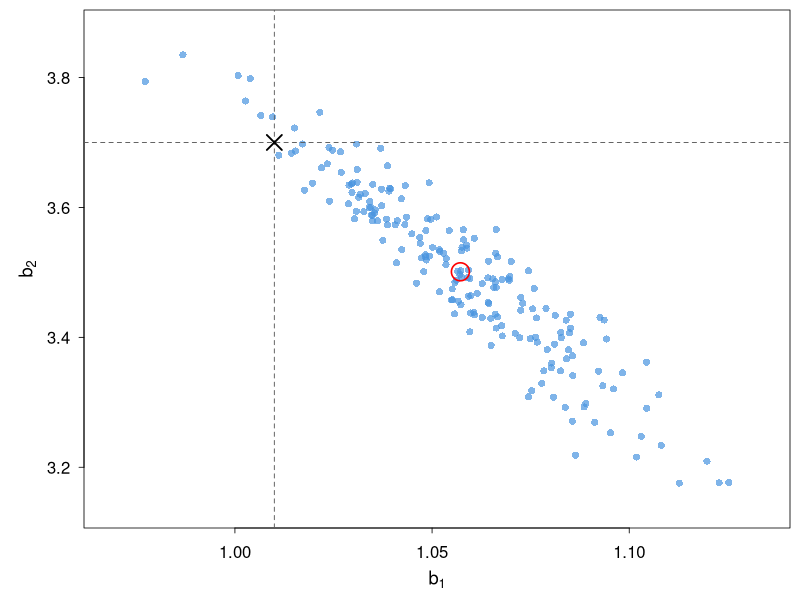
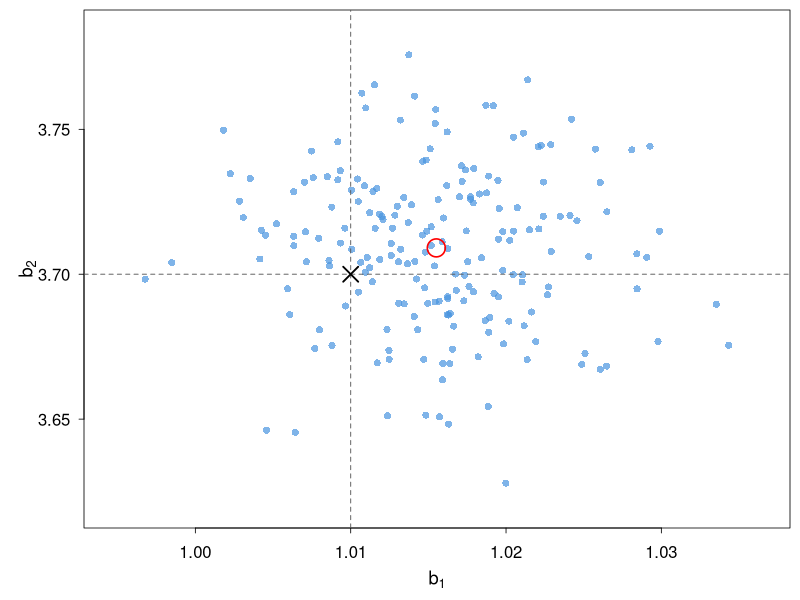

Here is the R script that generated these plots, in order:
# scripts/fig04_plot_unconditional_mle.R
#
# Plot Figure 4.
#
# This script generates the two scatter-plot panels showing naive
# unconditional MLEs computed from 200 trajectories of the complete-graph
# simplicial SIS model process conditioned to survive up to T = 1000.
#
# Output:
#   figures/unconditional_mle_1000.pdf
#   figures/unconditional_mle_marked_1000.pdf
#
# Required input:
#   data/comparison_estimators_1000.csv
#   data/comparison_estimators_marked_1000.csv
#
# The first input file contains unconditional MLEs. 
# The second contains unconditional MLEs computed with observed birth marks.
#
# Both files must contain columns b1_unc and b2_unc,
# in the scaled coordinates b1 = N beta1 and b2 = N^2 beta2.
#
# TODO: add the script that generates these two input files.
# 

par_true <- c(b1 = 1.01, b2 = 3.70, mu = 1.0)

df_unmarked <- read.csv("data/comparison_estimators_1000.csv")
df_marked   <- read.csv("data/comparison_estimators_marked_1000.csv")

col_est      <- "#4994df"
col_est_fill <- adjustcolor(col_est, alpha.f = 0.70)
col_mean     <- "red"

pdf_family    <- "Times"
pdf_pointsize <- 12

axis_cex <- 1.00
lab_cex  <- 1.10
axis_lwd <- 0.8

pt_cex    <- 0.95
truth_cex <- 2.0
mean_cex  <- 2.4


compute_limits <- function(df, truth, pad_frac = 0.06) {
  x_rng <- range(c(truth["b1"], df$b1_unc), finite = TRUE)
  y_rng <- range(c(truth["b2"], df$b2_unc), finite = TRUE)

  x_pad <- pad_frac * diff(x_rng)
  y_pad <- pad_frac * diff(y_rng)

  if (x_pad == 0) x_pad <- 0.05
  if (y_pad == 0) y_pad <- 0.05

  list(
    xlim = c(x_rng[1] - x_pad, x_rng[2] + x_pad),
    ylim = c(y_rng[1] - y_pad, y_rng[2] + y_pad)
  )
}


plot_unconditional_cloud <- function(df, outfile, xlim, ylim) {
  mean_est <- c(
    b1 = mean(df$b1_unc, na.rm = TRUE),
    b2 = mean(df$b2_unc, na.rm = TRUE)
  )

  pdf(
    outfile,
    width = 3.8,
    height = 3.3,
    family = pdf_family,
    pointsize = pdf_pointsize,
    useDingbats = FALSE
  )

  par(
    mar = c(3.6, 4.2, 0.5, 0.5),
    mgp = c(2.2, 0.7, 0),
    tcl = -0.25,
    las = 1
  )

  plot(
    df$b1_unc,
    df$b2_unc,
    xlim = xlim,
    ylim = ylim,
    xlab = expression(b[1]),
    ylab = expression(b[2]),
    pch = 16,
    cex = pt_cex,
    col = col_est_fill,
    axes = FALSE,
    cex.lab = lab_cex,
    cex.axis = axis_cex
  )

  axis(1, cex.axis = axis_cex, lwd = axis_lwd, lwd.ticks = axis_lwd)
  axis(2, cex.axis = axis_cex, lwd = axis_lwd, lwd.ticks = axis_lwd, las = 1)
  box(lwd = axis_lwd)

  abline(v = par_true["b1"], lty = 2, lwd = 0.9, col = "grey35")
  abline(h = par_true["b2"], lty = 2, lwd = 0.9, col = "grey35")

  points(
    par_true["b1"],
    par_true["b2"],
    pch = 4,
    cex = truth_cex,
    lwd = 1.8,
    col = "black"
  )

  points(
    mean_est["b1"],
    mean_est["b2"],
    pch = 1,
    cex = mean_cex,
    lwd = 1.6,
    col = col_mean
  )

  dev.off()
}


lims_unmarked <- compute_limits(df_unmarked, par_true)
lims_marked   <- compute_limits(df_marked, par_true)

plot_unconditional_cloud(
  df_unmarked,
  outfile = "figures/unconditional_mle_1000.pdf",
  xlim = lims_unmarked$xlim,
  ylim = lims_unmarked$ylim
)

plot_unconditional_cloud(
  df_marked,
  outfile = "figures/unconditional_mle_marked_1000.pdf",
  xlim = lims_marked$xlim,
  ylim = lims_marked$ylim
)
